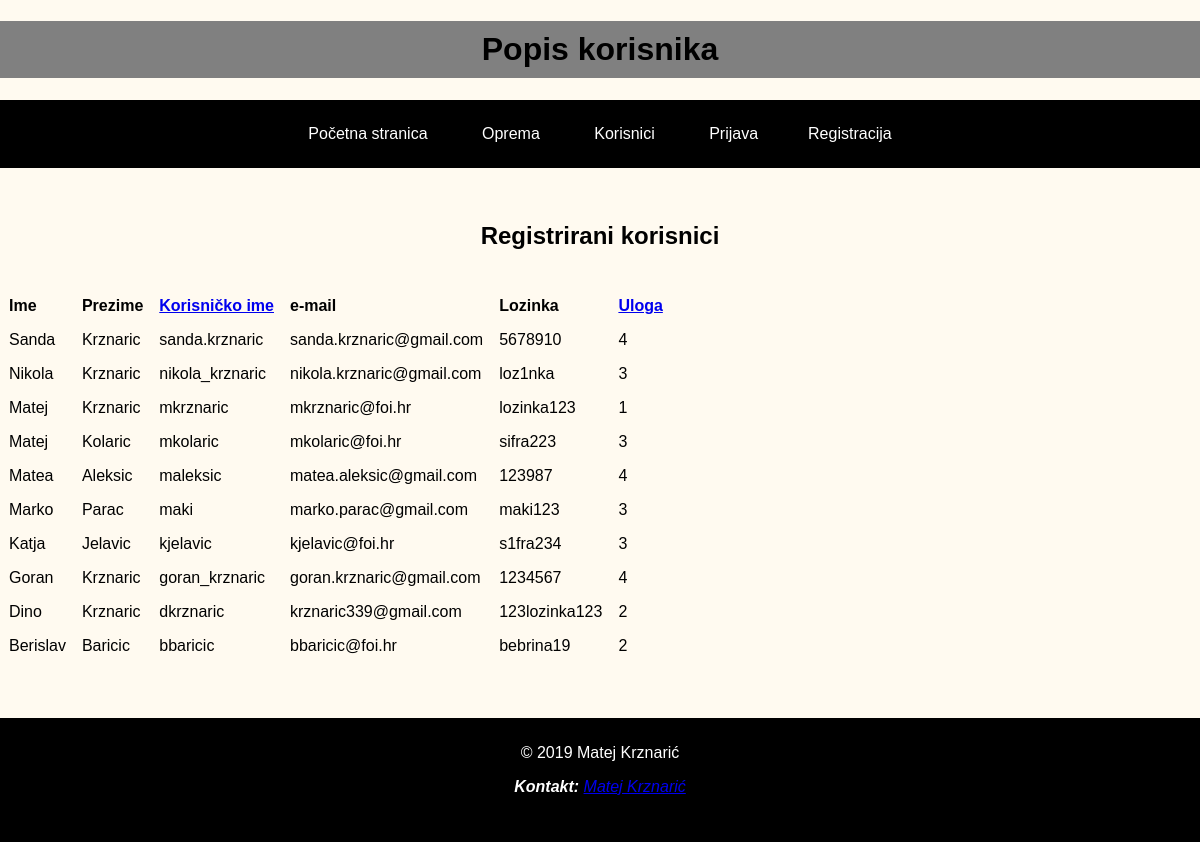
The app's page /webdip_projekt/privatno/korisnici.php?order=korisnicko_ime&&sort=DESC with its own data.
### tables this page shows
CREATE TABLE `korisnik` (
  `id_korisnik` int(11) NOT NULL,
  `ime` varchar(45) NOT NULL,
  `prezime` varchar(45) NOT NULL,
  `korisnicko_ime` varchar(45) NOT NULL,
  `lozinka` varchar(45) NOT NULL,
  `email` varchar(100) NOT NULL,
  `datum_vrijme_registracije` datetime DEFAULT NULL,
  `status` tinyint(4) NOT NULL,
  `uloga_id_uloga` int(11) NOT NULL
);

### webdip_projekt/sesija.class.php (called while the page is built, shortened)
<?php
class Sesija {
    static function dajKorisnika() {
        if (isset($_SESSION[self::KORISNIK])) {
            $korisnik[self::KORISNIK] = $_SESSION[self::KORISNIK];
            $korisnik[self::TIP] = $_SESSION[self::TIP];
        } else {
            return null;
        }
        return $korisnik;
    }
}

### webdip_projekt/baza.class.php (called while the page is built, shortened)
<?php
class Baza {
    private $veza = null;
    function spojiDB() {
        $this->veza = new mysqli(self::server, self::korisnik, self::lozinka, self::baza);
        $this->veza->set_charset("utf8");
        return $this->veza;
    }
    function selectDB($upit) {
        $rezultat = $this->veza->query($upit);
        return $rezultat;
    }
}
?>

### webdip_projekt/privatno/korisnici.php (the view, shortened to what this page needs)
<?php
include ("../baza.class.php");
include("../sesija.class.php");
?>
<!DOCTYPE html>
<html lang="hr">
    <head>
        <link href="../css/mkrznaric.css" rel="stylesheet" type="text/css">
        <link href="../css/mkrznaric_480.css" rel="stylesheet" type="text/css">
        <link href="../css/mkrznaric_ispis.css" media="print" rel="stylesheet" type="text/css">
        <link href="../css/mkrznaric_800.css" rel="stylesheet" type="text/css">
        <link href="../css/mkrznaric_1024.css" rel="stylesheet" type="text/css">
        <link href="../css/mkrznaric_1800.css" rel="stylesheet" type="text/css">
        <link rel="stylesheet" type="text/css" href="https://cdn.datatables.net/s/dt/jq-2.1.4,dt-1.10.10/datatables.min.css"/>
    </head>
    <body>
        <header>
            <h1 id="pocetak_popis">Popis korisnika</h1>
        </header>
        <nav>
            <ul class="nav">
                <li><a href="../index.php">Početna stranica</a></li>
                <li><a href="../oprema.php">Oprema</a></li>
                <li><a href="korisnici.php">Korisnici</a></li>
                <?php
                if (Sesija::dajKorisnika() == null) {
                    echo '<li><a href="../prijava.php">Prijava</a></li>';
                    echo '<li><a href="../registracija.php">Registracija</a></li>';
                } else if (Sesija::dajKorisnika() != null) {
                    if ($tip == "administrator") {
                        echo '<li><a href="../odjava.php">Odjava</a></li>';
                        echo '<li><a href="../dnevnik.php">Dnevnik aktivnosti</a></li>';
                        echo '<li><a href="../VirtualTime.php">Virtualno vrijeme</a></li>';
                        echo '<li><a href="../konfiguracija_sustava.php">Konfiguracija sustava</a></li>';
                        echo '<li><a href="../otkljucavanje_blokiranje.php">Upravljanje korisnicima</a></li>';
                        echo '<li><a href="../DodijeliModeratora.php">Dodijela moderatora</a></li>';
                        echo '<li><a href="../NovaLokacija.php">Nova lokacija</a></li>';
                        echo '<li><a href="../NovaOprema.php">Nova oprema</a></li>';
                    }
                    if ($tip == "moderator") {
                        echo '<li><a href="../odjava.php">Odjava</a></li>';
                    }
                    if ($tip == "registrirani_korisnik") {
                        echo '<li><a href="../odjava.php">Odjava</a></li>';
                    }
                }
                ?>
            </ul>
        </nav>
        <section id="sadrzajtablica">
            <br>
            <h2 id="obrazacnaslov">Registrirani korisnici</h2>
            <br>
            <?php
            $baza = new Baza();
            $baza->spojiDB();
            if (isset($_GET['order'])) {
                $order = $_GET['order'];
            } else {
                $order = 'uloga_id_uloga';
            }
            if (isset($_GET['sort'])) {
                $sort = $_GET['sort'];
            } else {
                $sort = 'ASC';
            }
            $upit = "SELECT ime, prezime, korisnicko_ime, email, lozinka, uloga_id_uloga FROM korisnik ORDER BY $order $sort";
            $sort == 'DESC' ? $sort = 'ASC' : $sort = 'DESC';
            $rs = $baza->selectDB($upit);
            echo"<table id ='table_id'  class='display'>
    <thead>
                <tr>
                    <th class='zaglavlje'>Ime</th>
                    <th class='zaglavlje'>Prezime</th>
                    <th class='zaglavlje'><a href='?order=korisnicko_ime&&sort=$sort'>Korisničko ime</a></th>
                    <th class='zaglavlje'>e-mail</th>
                    <th class='zaglavlje'>Lozinka</th>
                    <th class='zaglavlje'><a href='?order=uloga_id_uloga&&sort=$sort'>Uloga</a></th>
                </tr></thead><tbody>";
            while (list($ime, $prezime, $korisnicko_ime, $email, $lozinka, $uloga) = mysqli_fetch_array($rs)) {
                echo "<tr>\n<td>$ime</td>\n<td>$prezime</td>\n<td>$korisnicko_ime</td>\n<td>$email</td>\n<td>$lozinka</td>\n<td>$uloga</td>\n</tr>";
            }
            echo"</tbody></table>";
            ?>
            <br>
            <br>
            <br>
        </section>
        <footer id="kraj">
            <p>&copy; 2019 Matej Krznarić</p>
            <address><strong>Kontakt:</strong> <a href="mailto:mkrznaric@foi.hr">Matej Krznarić</a></address>
            <br>
            <br>
        </footer>
    </body>
</html>

### webdip_projekt/css/mkrznaric.css (style rules this page uses)
#pocetak_popis { width: auto; padding: 10px; text-align: center; background: gray; -webkit-animation: pozadina 5s infinite; animation: pozadina 5s infinite; }
body { background: floralwhite; color: black; font-family: "Arial"; margin: auto; overflow-x: hidden; }
.nav { background: black; color: white; list-style: none; text-align: center; padding: 25px 0 25px 0; }
.nav > li { display: inline-block; padding: 0 25px 0 25px; }
.nav > li > a { text-decoration: none; color: white; }
#obrazacnaslov { text-align: center; }
td, th { text-align: left; padding: 7px; }
#sadrzajtablica { overflow-x: hidden; }
#kraj { text-align: center; color: white; background: black; padding: 10px; width: auto; position: relative; }

### webdip_projekt/css/mkrznaric_1024.css (style rules this page uses)
@media only screen and (min-width: 1024px) { #pocetak_popis { width: auto; padding: 10px; text-align: center; background: gray; -webkit-animation: pozadina 5s infinite; animation: pozadina 5s infinite; } }
@media only screen and (min-width: 1024px) { body { background: floralwhite; color: black; font-family: "Arial"; margin: auto; overflow-x: hidden; } }
@media only screen and (min-width: 1024px) { .nav { background: black; color: white; list-style: none; text-align: center; padding: 25px 0 25px 0; } }
@media only screen and (min-width: 1024px) { .nav > li { display: inline-block; padding: 0 25px 0 25px; } }
@media only screen and (min-width: 1024px) { .nav > li > a { text-decoration: none; color: white; } }
@media only screen and (min-width: 1024px) { #obrazacnaslov { text-align: center; } }
@media only screen and (min-width: 1024px) { td, th { text-align: left; padding: 7px; } }
@media only screen and (min-width: 1024px) { #sadrzajtablica { overflow-x: hidden; } }
@media only screen and (min-width: 1024px) { #kraj { text-align: center; color: white; background: black; padding: 10px; width: auto; position: relative; } }

### records on screen
korisnik: ime "Sanda", prezime "Krznaric", korisnicko_ime "sanda.krznaric", email "sanda.krznaric@gmail.com", lozinka "5678910", uloga_id_uloga "4"
korisnik: ime "Nikola", prezime "Krznaric", korisnicko_ime "nikola_krznaric", email "nikola.krznaric@gmail.com", lozinka "loz1nka", uloga_id_uloga "3"
korisnik: ime "Matej", prezime "Krznaric", korisnicko_ime "mkrznaric", email "mkrznaric@foi.hr", lozinka "lozinka123", uloga_id_uloga "1"
korisnik: ime "Matej", prezime "Kolaric", korisnicko_ime "mkolaric", email "mkolaric@foi.hr", lozinka "sifra223", uloga_id_uloga "3"
korisnik: ime "Matea", prezime "Aleksic", korisnicko_ime "maleksic", email "matea.aleksic@gmail.com", lozinka "123987", uloga_id_uloga "4"
korisnik: ime "Marko", prezime "Parac", korisnicko_ime "maki", email "marko.parac@gmail.com", lozinka "maki123", uloga_id_uloga "3"
korisnik: ime "Katja", prezime "Jelavic", korisnicko_ime "kjelavic", email "kjelavic@foi.hr", lozinka "s1fra234", uloga_id_uloga "3"
korisnik: ime "Goran", prezime "Krznaric", korisnicko_ime "goran_krznaric", email "goran.krznaric@gmail.com", lozinka "1234567", uloga_id_uloga "4"
korisnik: ime "Dino", prezime "Krznaric", korisnicko_ime "dkrznaric", email "krznaric339@gmail.com", lozinka "123lozinka123", uloga_id_uloga "2"
korisnik: ime "Berislav", prezime "Baricic", korisnicko_ime "bbaricic", email "bbaricic@foi.hr", lozinka "bebrina19", uloga_id_uloga "2"
